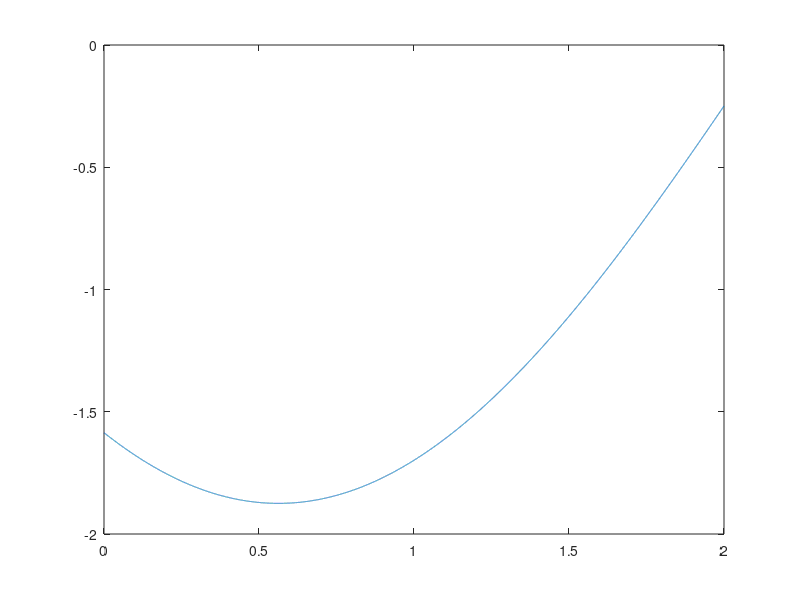

Reproduce this figure in MATLAB. (Note: this script raises an error after producing the figure.)
%%
%Ex1 

%Clear

clear all;
close all;
clc;

%e)



Ta=0.0001;
t=[0:Ta:2];
f=(1/(2*pi));
e=2*cos(t+pi)+sqrt(2)*cos(t+pi*4)-(sqrt(2)*cos(t-pi/4));
figure(2)
plot(t,e);



q=sin(6*pi*t)+sin(7*pi*t)+sin(8*pi*t);
%       f=1/3     2/7        1/4
%descobrir o maximo divisor comum = 1
%axis para mudar 

max(q(:))
power_signed(q,t,Ta)

%%
%Ex 4

max=pi;
min=-pi;
Ta=5/200;
t= [0:Ta:2];
f1=3;
f2= 3/1.1;
f3=3/1.2;

hold on %pq queremos fazer vários graficos ao mesmo tempo

for i=1:3 %conta o ultimo
        %pi -(-pi)= 2pi - pi
    r= (max-min)*rand(1,3) + min %fase
    % o rand vai dar numeros aleatórios entre 0 1, mas nao queremos isso.
    % Ent multiplicamos por 2pi, mas fica superior então tiramos -pi.
    
   %cada x é uma linha no grafico
   %cada sin tem uma frequencia e um valor de r gerado anteriormente
   
   x=sin(2*pi*f1*t)+sin(2*pi*f2*t + r(2)) +sin(2*pi*f3*t + r(3));
   plot(t,x);
   
end
hold off



%% Ex 3


function potencia = power_signed(x,t,Ta)
     potencia = sum(x .^ 2) / length(t);
end